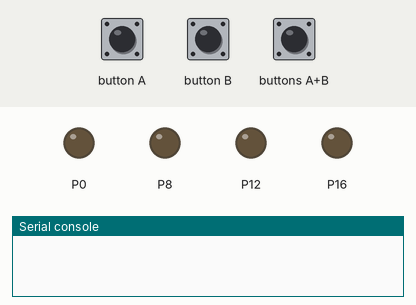
Bench run of a program on a simulated BBC micro:bit running MicroPython. Parts: output pins drawn as LEDs (lit = HIGH), the last lines printed to the serial console. The inputs (shaded band) are chosen by the test bench.

Above: at 1.2 s.
1.3 s: button A pressed for 0.15 s
At 2.0 s:
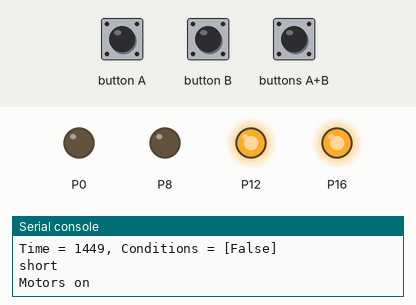
2.9 s: button B pressed for 0.15 s
At 4.4 s:
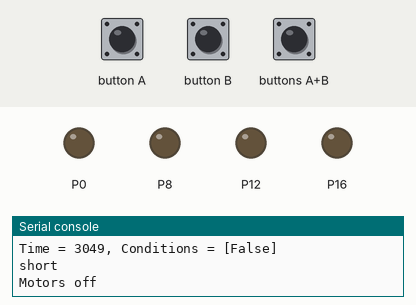
Timing chart, 0 to 5.9 s (numbered marks = the images above; inputs shaded):
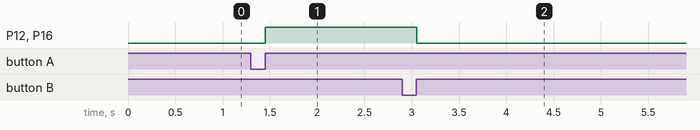

The program:

motors.py
```python
from microbit import *

button_long_a_pressed = "button_long_a"
button_long_b_pressed = "button_long_b"
button_a_pressed = "button_a"
button_b_pressed = "button_b"
button_together_pressed = "button_together"
button_long_together_pressed = "button_long_together"


class ButtonHandler(object):

    both_button_push_grace_ms = 50
    long_push_ms = 400
    button_reset = True

    def get_button_press(self):
        if (button_a.is_pressed() or button_b.is_pressed()):
            if self.button_reset:
                self.button_reset = False
                print("Got a button push at %s" % running_time())
                # delay to catch up if both are being pushed
                sleep(self.both_button_push_grace_ms)
                return self.identify_button_press()
        else:
            self.button_reset = True
            return None

    def identify_button_press(self):
        press = None
        if (button_a.is_pressed()
                and button_b.is_pressed()):
            if self.is_long([button_a.is_pressed, button_b.is_pressed]):
                press = button_long_together_pressed
            else:
                press =  button_together_pressed
        elif button_a.is_pressed():
            if self.is_long([button_a.is_pressed]):
                press = button_long_a_pressed
            else:
                press = button_a_pressed
        elif button_b.is_pressed():
            if self.is_long([button_b.is_pressed]):
                press = button_long_b_pressed
            else:
                press = button_b_pressed
        return press

    def is_long(self, conditions):
        if len(conditions) > 0:
            time = running_time()
            print('Time = %s' % time)
            while running_time() - time < self.long_push_ms:
                print('Time = %s, Conditions = %s' %
                      (running_time(),
                       [condition() for condition in conditions]))
                if not all(cond() for cond in conditions):
                    print("short")
                    return False
            print("long")
            return True


buttonActionHandler=ButtonHandler()
while True:
    press = buttonActionHandler.get_button_press()
    if press == button_a_pressed:
        print("Motors on")
        pin0.write_digital(0)
        pin16.write_digital(1)
        pin8.write_digital(0)
        pin12.write_digital(1)
    if press == button_b_pressed:
        print("Motors off")
        pin0.write_digital(0)
        pin16.write_digital(0)
        pin8.write_digital(0)
        pin12.write_digital(0)
```

Measured:
- after the input at 1.3 s, P12, P16: LOW → HIGH after 0.15 s
- after the input at 2.9 s, P12, P16: HIGH → LOW after 0.15 s
